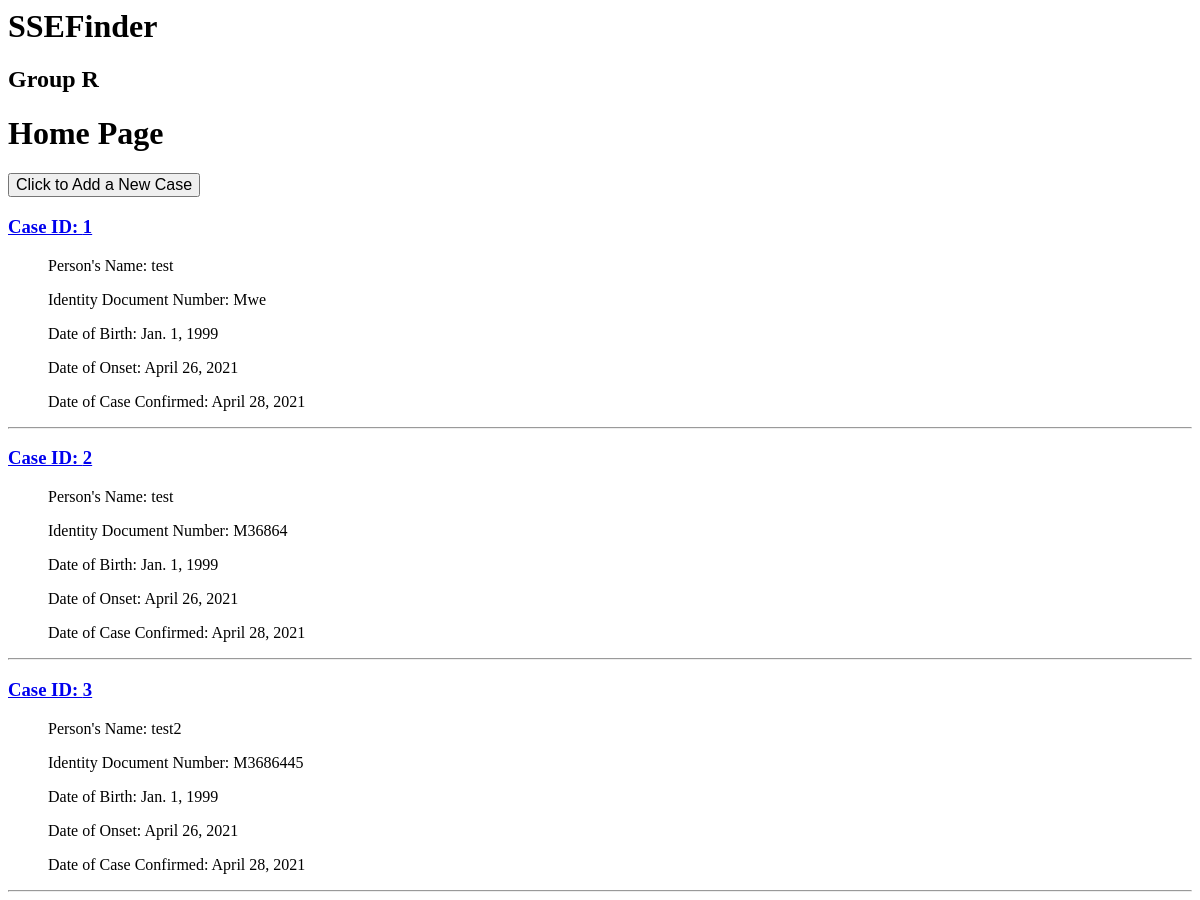
The page /users/home_page on the database as committed earlier.
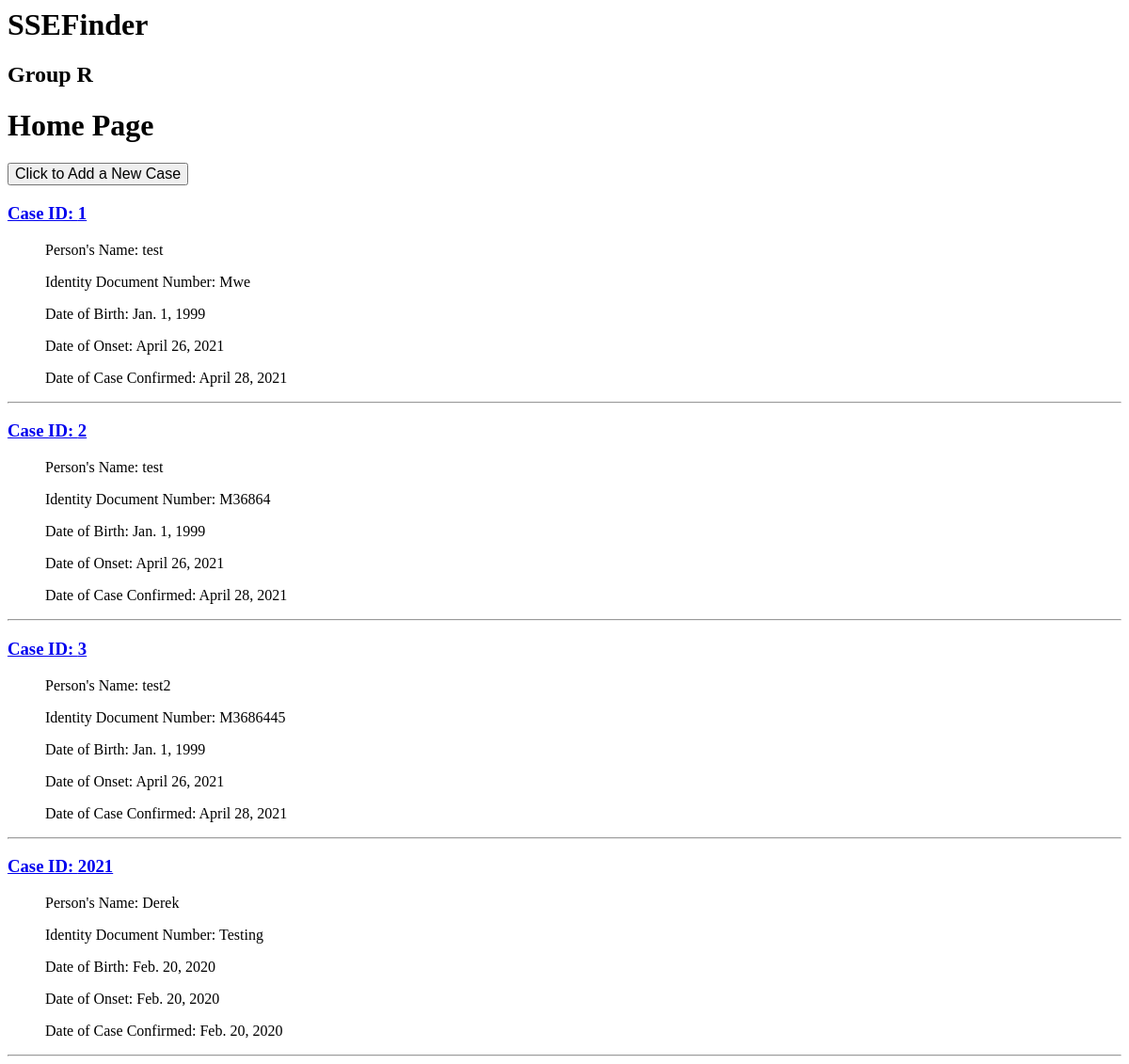
The same page on the database as committed later.
### users/models.py (models this page shows)
class Case(models.Model):
    case_no = models.IntegerField(primary_key=True)
    name = models.CharField(max_length=200)
    id_num = models.CharField(max_length=9, unique = True)
    dob = models.DateField()
    symp_date = models.DateField()
    confirm_date = models.DateField()
    def __str__(self):
        return str(self.case_no)

### users/views.py (the view)
# urls.py: path('home_page', views.home_page_view.as_view(), name='home'),
class home_page_view(ListView):
    model = Case
    template_name = 'home_page.html'

### users/templates/home_page.html
<h1> SSEFinder </h1>
<h2> Group R  </h2>
<h1> Home Page </h1>
<form action="{% url 'add_case' %}" method="get">
    <input style="font-size:100%;" type="submit" value="Click to Add a New Case">
</form>
  {% for case in object_list %}
  <a href="{% url 'case_events_details' case %}">
    <h3>Case ID: {{ case.case_no }}</h3>
  </a>
    <ul>Person's Name: {{ case.name }}</ul>
    <ul>Identity Document Number: {{ case.id_num }}</ul>
    <ul>Date of Birth: {{ case.dob }}</ul>
    <ul>Date of Onset: {{ case.symp_date }}</ul>
    <ul>Date of Case Confirmed: {{ case.confirm_date }}</ul>
  <hr/>
  {% empty %}
  <li>No case is recorded</li>
  {% endfor %}

Rows that differ between the two databases and show on the page:
added Case: case_no "2021", name "Derek", id_num "Testing", dob "Feb. 20, 2020", symp_date "Feb. 20, 2020", confirm_date "Feb. 20, 2020"
